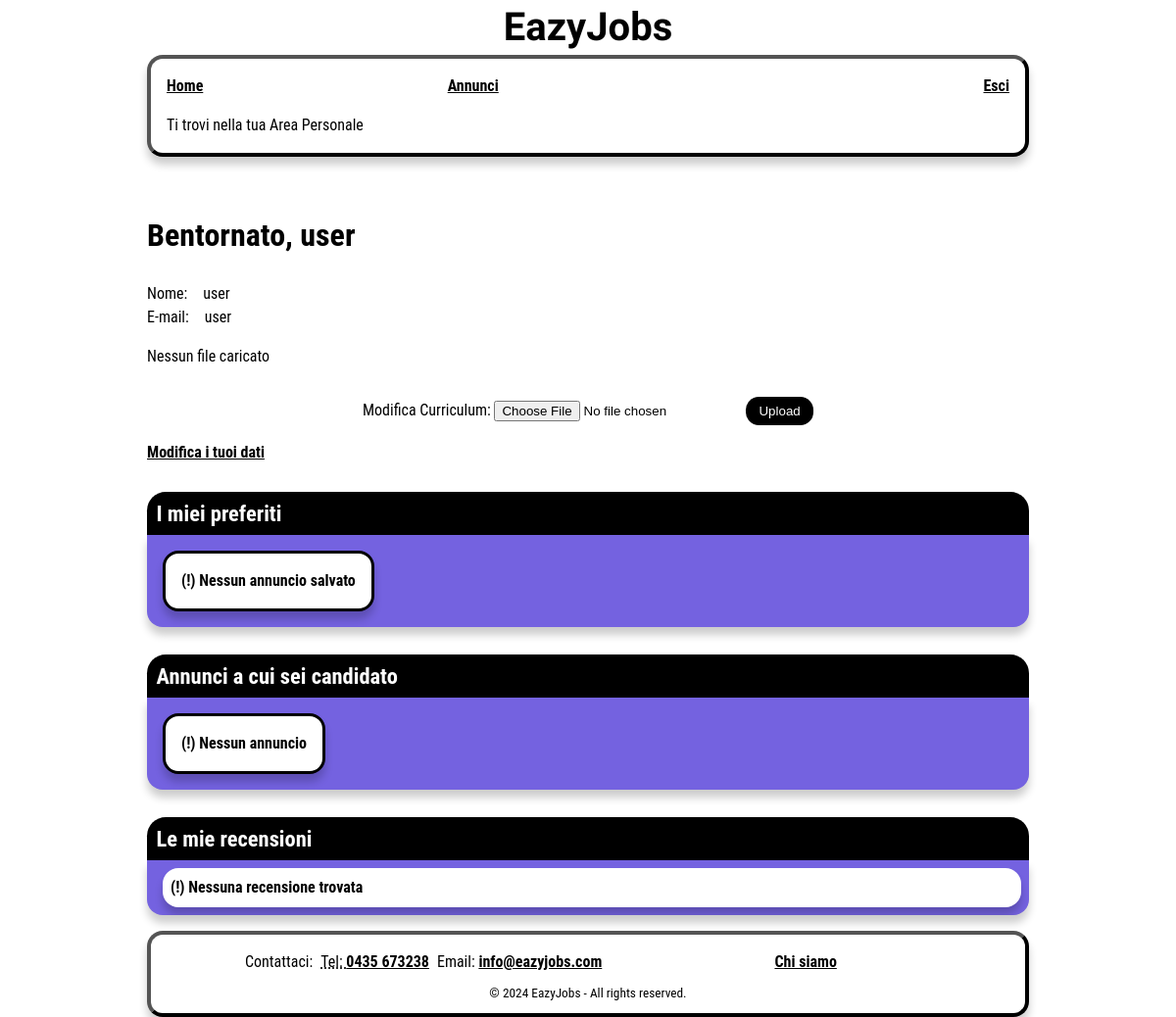
The page /EazyJobs/User.php (signed in) on the database as committed earlier.
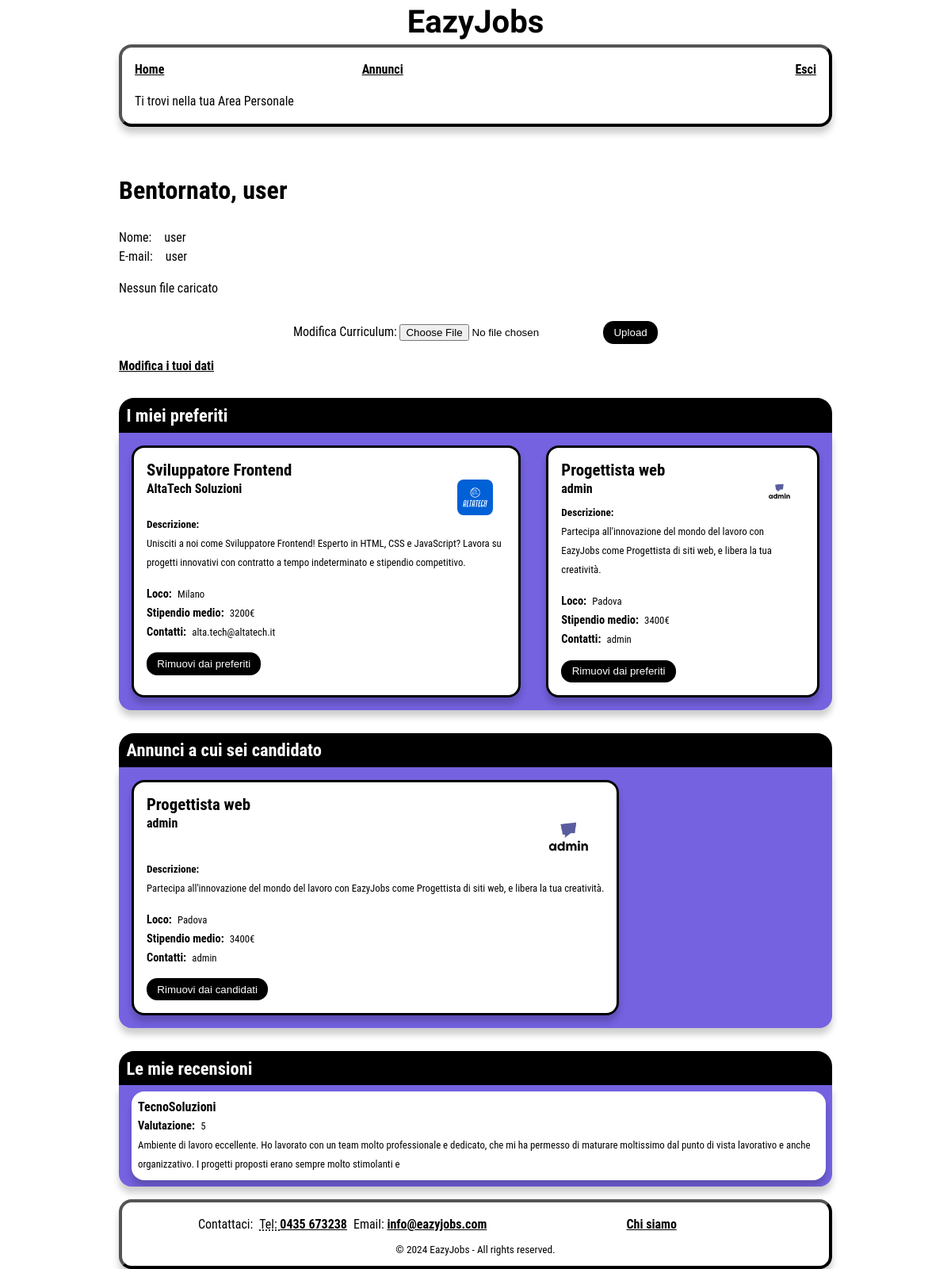
The same page on the database as committed later.
### tables this page shows
CREATE TABLE IF NOT EXISTS utenti
(
    id int NOT NULL AUTO_INCREMENT,
    email character varying(60) UNIQUE NOT NULL,
    password character varying(60) NOT NULL,
	nome character varying(60) NOT NULL,
    cv_path character varying(90),
    PRIMARY KEY (id)
);

CREATE TABLE IF NOT EXISTS preferiti
(
    utenti_id int NOT NULL,
    annuncio_id int NOT NULL,
    PRIMARY KEY (utenti_id, annuncio_id),
	FOREIGN KEY (utenti_id)
    REFERENCES utenti (id)
    ON UPDATE CASCADE
    ON DELETE CASCADE,
	FOREIGN KEY(annuncio_id)
    REFERENCES annunci(id)
    ON UPDATE CASCADE
    ON DELETE CASCADE
);

CREATE TABLE IF NOT EXISTS annunci
(
    id int NOT NULL AUTO_INCREMENT,
    titolo character varying(60) NOT NULL,
	locazione character varying(60) NOT NULL,
	data_pub datetime NOT NULL,
	settore character varying(60) NOT NULL,
	remoto boolean NOT NULL,
    presenza boolean NOT NULL,
	contratto character varying(60) NOT NULL,
    `desc_breve` character varying(200) NOT NULL,
	`desc_completa` character varying(500) NOT NULL,
    livello_istruzione character varying(90) NOT NULL,
	esperienza integer NOT NULL,
    stipendio decimal NOT NULL,
    azienda_id int NOT NULL,
    PRIMARY KEY (id),
	FOREIGN KEY (azienda_id)
    REFERENCES aziende (id)
    ON UPDATE CASCADE
    ON DELETE CASCADE
);

CREATE TABLE IF NOT EXISTS aziende
(
    id int NOT NULL AUTO_INCREMENT,
    email character varying(60) UNIQUE NOT NULL,
    password character varying(100) NOT NULL,
	nome character varying(60) NOT NULL,
	sito character varying(50) NOT NULL,
	fondazione integer NOT NULL,
	dipendenti integer NOT NULL,
	fatturato integer NOT NULL,
	sede character varying(60) NOT NULL,
	settore character varying(60) NOT NULL,
	`desc` character varying (500) NOT NULL,
    logo_path character varying(90),
    PRIMARY KEY (id)
);

CREATE TABLE IF NOT EXISTS candidate
(
    utenti_id int NOT NULL,
    annuncio_id int NOT NULL,
    PRIMARY KEY (utenti_id, annuncio_id),
	FOREIGN KEY (utenti_id)
    REFERENCES utenti (id)
    ON UPDATE CASCADE
    ON DELETE CASCADE,
	FOREIGN KEY(annuncio_id)
    REFERENCES annunci(id)
    ON UPDATE CASCADE
    ON DELETE CASCADE
);

CREATE TABLE IF NOT EXISTS valutazioni
(
    utenti_id int NOT NULL,
    aziende_id int NOT NULL,
    commento character varying(300),
    voto integer NOT NULL CHECK (voto > 0 AND voto <=5),
    PRIMARY KEY (aziende_id, utenti_id),
	FOREIGN KEY (utenti_id)
    REFERENCES utenti (id)
    ON UPDATE CASCADE
    ON DELETE CASCADE,
	FOREIGN KEY(aziende_id)
    REFERENCES aziende(id)
    ON UPDATE CASCADE
    ON DELETE CASCADE
);

### EazyJobs/models/utente.php (called while the page is built, shortened)
<?php
  class Utente {
    private $conn;
    private $table = 'utenti';
    public function __construct($db) {
      $this->conn = $db;
    }
    public function getById($utenteId) {
      $query = 'SELECT * FROM ' . $this->table . ' WHERE id = :utenteId';
      $stmt = $this->conn->prepare($query);
      $stmt->bindParam(':utenteId', $utenteId);
      $stmt->execute();
      return $stmt;
  }
}

### EazyJobs/models/annuncio.php (called while the page is built, shortened)
<?php
class Annuncio
{
  private $conn;
  public function __construct($db)
  {
    $this->conn = $db;
  }
  public static function getById($conn, $id)
  {
    $query = 'SELECT annunci.id AS annuncio_id, annunci.*, aziende.*
                FROM annunci
                INNER JOIN aziende ON annunci.azienda_id = aziende.id
                WHERE annunci.id = :annuncioId';
    $stmt = $conn->prepare($query);
    $stmt->bindParam(':annuncioId', $id);
    $stmt->execute();
    return $stmt;
  }
  public function getAllSaved($userId)
  {
    $query = 'SELECT annuncio_id FROM preferiti WHERE utenti_id = :userId';
    $stmt = $this->conn->prepare($query);
    $stmt->bindParam(':userId', $userId);
    $stmt->execute();
    return $stmt;
  }
  public function getAllCandidate($userId)
  {
    $query = 'SELECT annuncio_id FROM candidate WHERE utenti_id = :userId';
    $stmt = $this->conn->prepare($query);
    $stmt->bindParam(':userId', $userId);
    $stmt->execute();
    return $stmt;
  }
}

### EazyJobs/models/valutazione.php (called while the page is built, shortened)
<?php
  class Valutazione {
    private $conn;
    public function __construct($db) {
      $this->conn = $db;
    }
      public function getAll_byUtenteId($utenteId) {
        $query = 'SELECT valutazioni.*, utenti.nome AS nome, aziende.nome AS nome_azienda
                  FROM valutazioni
                  INNER JOIN utenti ON valutazioni.utenti_id = utenti.id
                  INNER JOIN aziende ON valutazioni.aziende_id = aziende.id
                  WHERE valutazioni.utenti_id = :utenteId';
        $stmt = $this->conn->prepare($query);
        $stmt->bindParam(':utenteId', $utenteId);
        $stmt->execute();
        return $stmt;
    }
}

### EazyJobs/User.php (the view, shortened to what this page needs)
<?php
  if (isset($_SESSION['user_id'])) {
    include_once './models/utente.php';
    include_once './models/valutazione.php';
    include_once './models/annuncio.php';
    $database = new Database();
    $db = $database->connect();
    $utente = new Utente($db);
    $userId = $_SESSION['user_id'];
    $result = $utente->getById($userId);
    $num = $result->rowCount();
    if($num > 0) {
      $userName = "";
      $str_utente = "";
      while ($row = $result->fetch(PDO::FETCH_ASSOC)) {
          extract($row);
          $userName = $nome;
          $str_utente .= '
          <dl class="dati-utente">
            <dt>Nome: </dt>
            <dd>' . $nome . '</dd>
            <dt>E-mail: </dt>
            <dd>' . $email . '</dd>
          </dl>
          <div id="cv-section">';
        if (!empty($cv_path)) {
            $cv_path = str_replace('../../', './', $cv_path);
            $str_utente .= '<iframe id="cv-preview" src="' . $cv_path . '#toolbar=0&navpanes=0&scrollbar=0" title="Curriculum Vitae"></iframe>';
        } else {
            $str_utente .= 'Nessun file caricato';
        }
        $str_utente .= '</div>';
      }
    }
    $annuncio = new Annuncio($db);
    $resultSet = $annuncio->getAllSaved($userId);
    $str_annunci_preferiti = "";
    if ($resultSet->rowCount() > 0) {
      while ($row = $resultSet->fetch(PDO::FETCH_ASSOC)) {
        $annuncioDetails = Annuncio::getById($db, $row['annuncio_id']);
        if ($annuncioDetails) {
            $annuncio = $annuncioDetails->fetch(PDO::FETCH_ASSOC);
            if ($annuncio) {
                $str_annunci_preferiti .= "
                    <li id='annuncio-" . $annuncio['annuncio_id'] . "'>
                        <h3>" . $annuncio['titolo'] . "</h3>
                        <div class='header-annunci'>
                        <h4>" . $annuncio['nome'] . "</h4>
                        <img src='./assets/logos/". $annuncio['azienda_id'] ."_logo.png' alt='Logo azienda " . $annuncio['nome'] ."'>
                        </div>
                        <h5>Descrizione:</h5>
                        <p>" . $annuncio['desc_breve'] . "</p>
                        <dl class='job-info'>
                            <dt>Loco:</dt><dd>" . $annuncio['locazione'] . "</dd>
                            <dt>Stipendio medio:</dt><dd>" . $annuncio['stipendio'] . "€</dd>
                            <dt>Contatti:</dt><dd>" . $annuncio['email'] . "</dd>
                        </dl>
                        <input type='submit' class='bottone-rimuovi-preferiti' value='Rimuovi dai preferiti' aria-label=\"Rimuovi dai preferiti l'annuncio " . $annuncio['titolo'] . "\" data-id='" . $annuncio['annuncio_id'] . "'>
                    </li>";
            }
        }
      }
  } else {
    $str_annunci_preferiti = '<li class="nessun-trovato">(!) Nessun annuncio salvato</li>';
  }
  $annuncio = new Annuncio($db);
  $resultSet = $annuncio->getAllCandidate($userId);
  $str_annunci_candidati = "";
  if ($resultSet->rowCount() > 0) {
    while ($row = $resultSet->fetch(PDO::FETCH_ASSOC)) {
      $annuncioDetails = Annuncio::getById($db, $row['annuncio_id']);
      if ($annuncioDetails) {
          $annuncio = $annuncioDetails->fetch(PDO::FETCH_ASSOC);
          if ($annuncio) {
              $str_annunci_candidati .= "
                  <li id='annuncio-" . $annuncio['annuncio_id'] . "'>
                      <h3>" . $annuncio['titolo'] . "</h3>
                      <div class='header-annunci'>
                      <h4>" . $annuncio['nome'] . "</h4>
                      <img src='./assets/logos/". $annuncio['azienda_id'] ."_logo.png' alt='Logo azienda " . $annuncio['nome'] ."'>
                      </div>
                      <h5>Descrizione:</h5>
                      <p>" . $annuncio['desc_breve'] . "</p>
                      <dl class='job-info'>
                          <dt>Loco:</dt><dd>" . $annuncio['locazione'] . "</dd>
                          <dt>Stipendio medio:</dt><dd>" . $annuncio['stipendio'] . "€</dd>
                          <dt>Contatti:</dt><dd>" . $annuncio['email'] . "</dd>
                      </dl>
                      <input type='submit' class='bottone-rimuovi-candidati' value='Rimuovi dai candidati' aria-label=\"Rimuovi l'annuncio " . $annuncio['titolo'] . " dai tuoi preferiti\" data-id='" . $annuncio['annuncio_id'] . "'>
                  </li>";
          }
      }
    }
} else {
  $str_annunci_candidati = '<li class="nessun-trovato">(!) Nessun annuncio</li>';
}
    $valutazione = new Valutazione($db);
    $result = $valutazione->getAll_byUtenteId($userId);
    $num = $result->rowCount();
    if($num > 0) {
      $str_valutazioni = "";
      while ($row = $result->fetch(PDO::FETCH_ASSOC)) {
          extract($row);
          $str_valutazioni .=
              "<li>\n" .
              "<h3>" . $nome_azienda . "</h3>\n" .
              "<div class='valutazione'>\n" .
              "<h4>Valutazione:</h4><p>" . $voto . "</p>\n" .
              "</div>\n" .
              "<p>" . $commento . "</p>\n" .
              "</li>\n";
      }
  } else {
    $str_valutazioni = '<li class="nessun-trovato">(!) Nessuna recensione trovata</li>';
  }
  $nomefile = "./templates/User.html";
  $contenuto = file_get_contents($nomefile);
  $errors = isset($_GET['errors']) ? json_decode(urldecode($_GET['errors']), true) : [];
  $cvErrore = isset($errors['cv']) ? htmlspecialchars($errors['cv']) : '';
  $contenuto = str_replace("cv-errore-placeholder", $cvErrore, $contenuto);
  $contenuto = str_replace("nome-placeholder", strval($userName), $contenuto);
  $contenuto = str_replace("", $str_utente, $contenuto);
  $contenuto = str_replace("", $str_annunci_preferiti, $contenuto);
  $contenuto = str_replace("", $str_annunci_candidati, $contenuto);
  $contenuto = str_replace("", $str_valutazioni, $contenuto);
  echo $contenuto;
}
?>

### EazyJobs/style/style_mini.css (style rules this page uses)
main { width: 90%; margin-top: 0; }
header { display: flex; flex-direction: row; align-items: center; overflow: visible; justify-content: space-between; background-color: var(--headerBgColor); width: 100%; max-height: 20vh; margin-bottom: 0; }
header .header-logo h1 { font-size: 2em; }
#navigazione { border-radius: 0; box-shadow: none; max-width: 100%; padding: 0; }
#breadcrumb { border-radius: 1em; }
#menu, #menu.showing { max-height: 80vh; transition: max-height 0.25s linear; overflow: hidden; }
#menu.hiding { max-height: 0vh; transition: none; }
#menu ul { flex-direction: column; }
#menu ul li:nth-child(3) { display: none; }
#menu ul li { border-top: 2px solid var(--headerBgColor); text-align: center; font-size: 2em; height: 2em; line-height: 2em; }
#menu ul li a { display: block; background-color: var(--headerTxtColor); color: var(--headerBgColor); border-radius: 0.4em; height: inherit; }
#primoContenuto { display: contents; }
#user-main { padding-bottom: 1em; }
#user-main section > div { min-height: 44px; padding: 0 0.5em; border-radius: 1em 1em 0 0; }
#user-main section div.showing { border-radius: 1em 1em 0 0; }
#user-main section > div > h3 { float: left; margin: 0.4em 0 0.4em; }
#user-main section > ul, #user-main section ul.showing { height: fit-content; }
.listaAnnunci { width: 100%; display: flex; flex-direction: column; overflow-x: auto; max-height: 50vh; list-style-type: none; }
form { text-align: center; margin: 1em 0; order: 1; }
.header-annunci { display: flex; flex-direction: row; align-items: start; white-space: nowrap; overflow: hidden; }
.header-annunci h4 { margin: 0; }
footer { border-radius: 0; box-shadow: none; max-width: 100%; }
#footer > ul > li:nth-child(2) { display: none; }
#contatti { flex-direction: column; }
ul #contattaci { padding: 0; }

### EazyJobs/style/print.css (style rules this page uses)
* { margin: 0; padding: 0; }
html { font-family: 'Times New Roman', Times, serif; font-size: 12pt; margin: auto; }
body { width: 100%; margin: 0 auto; padding: 0; background-color: #FFFFFF; }
header h1 { font-size: 25pt; font-family: 'Climate Crisis', sans-serif; font-family: 'Syncopate', sans-serif; text-align: center; margin-top: 2pt; }
#menu { display: none; }
#navigazione { border-radius: 0; box-shadow: none; }
#breadcrumb { padding: 0.5em 0 0.5em 0; margin-top: 0.5em; border-top: 1pt solid #000; border-bottom: 1pt solid #000; font-weight: bold; }
main { margin-left: 0em; width: 100%; padding: 0.3em 0em 0.5em 0em; box-shadow: none; }
a { text-decoration: none; color: #000000; }
input[type="submit"], button { display: none; }
.header-annunci img, .header-aziende img { width: 1.5cm; margin-top: 2pt; }
#cv-section, #upload-cv-form, a[href="./ModificaUser.php"] { display: none; }
#user-main > section > ul > li, #admin-main > section > ul > li { margin-top: 5pt; padding: 5pt; border: 1pt solid #000; border-radius: 5pt; page-break-inside: avoid; }
#user-main dt, #admin-main dt { float: left; clear: none; margin-right: 5pt; }
#user-main section > div > h3, #admin-main section > div > h3 { font-size: 16pt; margin-top: 10pt; }
#user-main section h4, #admin-main section h4, #user-main section h5, #admin-main section h5 { font-size: 12.5pt; }
#user-recensioni li .valutazione h4, #admin-recensioni li .valutazione h4 { font-size: 11.5pt; float: left; clear: none; margin-right: 5pt; }
#user-recensioni li > p, #admin-recensioni li > p { margin-top: 4pt; }
footer { position: fixed; bottom: 0; width: 100%; text-align: center; font-size: 10pt; font-style: italic; padding-top: 10pt; border-top: 1pt solid #000; border-radius: 0; box-shadow: none; }
#footer > ul > li:last-child { display: none; }
#footer ul li { display: inline; }
#footer ul { display: flex; justify-content: space-around; gap: 12pt; }
ul#contattaci { margin-bottom: 7pt; }

Rows that differ between the two databases and show on the page:
added preferiti: annuncio.titolo "Sviluppatore Frontend", aziende.nome "AltaTech Soluzioni", shows a picture, annuncio.desc_breve "Unisciti a noi come Sviluppatore Frontend! Esperto in HTML, CSS e JavaScript? Lavora su progetti innovativi con contratto a tempo indeterminato e stipendio competitivo.", annuncio.locazione "Milano", annuncio.stipendio "3200", aziende.email "alta.tech@altatech.it"
added preferiti: annuncio.titolo "Progettista web", aziende.nome "admin", shows a picture, annuncio.desc_breve "Partecipa all'innovazione del mondo del lavoro con EazyJobs come Progettista di siti web, e libera la tua creatività.", annuncio.locazione "Padova", annuncio.stipendio "3400", aziende.email "admin"
added candidate: annuncio.titolo "Progettista web", aziende.nome "admin", annuncio.desc_breve "Partecipa all'innovazione del mondo del lavoro con EazyJobs come Progettista di siti web, e libera la tua creatività.", annuncio.locazione "Padova", annuncio.stipendio "3400", aziende.email "admin"
added valutazioni: aziende.nome "TecnoSoluzioni", voto "5", commento "Ambiente di lavoro eccellente. Ho lavorato con un team molto professionale e dedicato, che mi ha permesso di maturare moltissimo dal punto di vista lavorativo e anche organizzativo. I progetti proposti erano sempre molto stimolanti e"
Other text that changed with them:
text no longer shown: "(!) Nessun annuncio salvato (!) Nessun annuncio (!) Nessuna recensione trovata"
